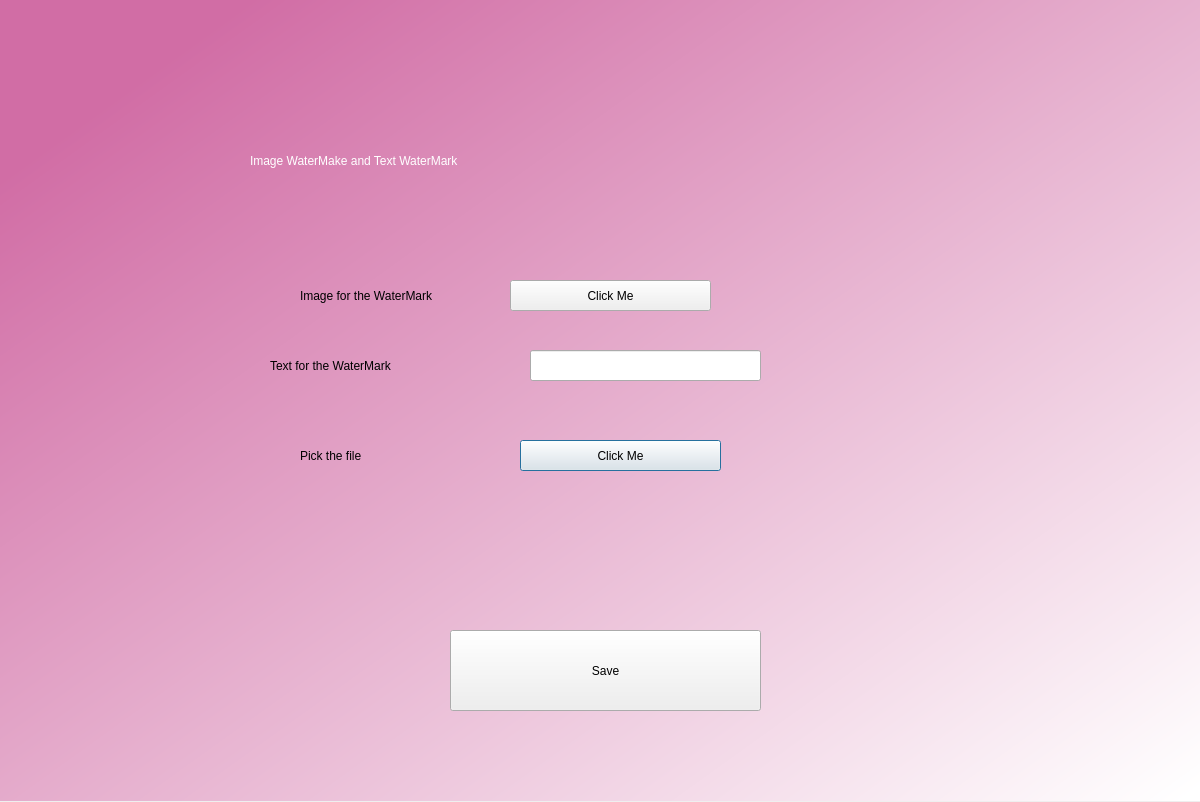
<?xml version="1.0" encoding="UTF-8"?>
<ui version="4.0">
 <class>Dialog</class>
 <widget class="QDialog" name="Dialog">
  <property name="geometry">
   <rect>
    <x>0</x>
    <y>0</y>
    <width>1200</width>
    <height>802</height>
   </rect>
  </property>
  <property name="windowTitle">
   <string>Dialog</string>
  </property>
  <widget class="QWidget" name="widget" native="true">
   <property name="geometry">
    <rect>
     <x>0</x>
     <y>0</y>
     <width>1200</width>
     <height>801</height>
    </rect>
   </property>
   <property name="autoFillBackground">
    <bool>false</bool>
   </property>
   <property name="styleSheet">
    <string notr="true">QWidget#widget{
background-color:qlineargradient(spread:pad, x1:0.077, y1:0.142045, x2:0.992248, y2:0.989, stop:0 rgba(209, 109, 165, 255), stop:1 rgba(255, 255, 255, 255));}</string>
   </property>
   <widget class="QLabel" name="label">
    <property name="geometry">
     <rect>
      <x>250</x>
      <y>130</y>
      <width>671</width>
      <height>61</height>
     </rect>
    </property>
    <property name="autoFillBackground">
     <bool>false</bool>
    </property>
    <property name="styleSheet">
     <string notr="true">font: 28pt &quot;MS Shell Dlg 2&quot;;
color: rgb(255, 255, 255);</string>
    </property>
    <property name="text">
     <string>Image WaterMake and Text WaterMark</string>
    </property>
   </widget>
   <widget class="QLabel" name="label_2">
    <property name="geometry">
     <rect>
      <x>300</x>
      <y>280</y>
      <width>181</width>
      <height>31</height>
     </rect>
    </property>
    <property name="styleSheet">
     <string notr="true">font: 75 11pt &quot;MS Shell Dlg 2&quot;;</string>
    </property>
    <property name="text">
     <string>Image for the WaterMark</string>
    </property>
   </widget>
   <widget class="QLabel" name="label_3">
    <property name="geometry">
     <rect>
      <x>300</x>
      <y>440</y>
      <width>161</width>
      <height>31</height>
     </rect>
    </property>
    <property name="styleSheet">
     <string notr="true">font: 75 15pt &quot;MS Shell Dlg 2&quot;;</string>
    </property>
    <property name="text">
     <string>Pick the file</string>
    </property>
   </widget>
   <widget class="QPushButton" name="pushButton_2">
    <property name="geometry">
     <rect>
      <x>520</x>
      <y>440</y>
      <width>201</width>
      <height>31</height>
     </rect>
    </property>
    <property name="styleSheet">
     <string notr="true">font: 75 14pt &quot;MS Shell Dlg 2&quot;;
border-border-radius:20px;</string>
    </property>
    <property name="text">
     <string>Click Me</string>
    </property>
   </widget>
   <widget class="QPushButton" name="pushButton_3">
    <property name="geometry">
     <rect>
      <x>450</x>
      <y>630</y>
      <width>311</width>
      <height>81</height>
     </rect>
    </property>
    <property name="styleSheet">
     <string notr="true">font: 75 34pt &quot;MS Shell Dlg 2&quot;;
border-border-radius:20px;</string>
    </property>
    <property name="text">
     <string>Save</string>
    </property>
   </widget>
   <widget class="QPushButton" name="pushButton">
    <property name="geometry">
     <rect>
      <x>510</x>
      <y>280</y>
      <width>201</width>
      <height>31</height>
     </rect>
    </property>
    <property name="styleSheet">
     <string notr="true">font: 75 14pt &quot;MS Shell Dlg 2&quot;;
border-border-radius:20px;</string>
    </property>
    <property name="text">
     <string>Click Me</string>
    </property>
   </widget>
   <widget class="QLabel" name="label_4">
    <property name="geometry">
     <rect>
      <x>270</x>
      <y>350</y>
      <width>161</width>
      <height>31</height>
     </rect>
    </property>
    <property name="styleSheet">
     <string notr="true">font: 75 11pt &quot;MS Shell Dlg 2&quot;;</string>
    </property>
    <property name="text">
     <string>Text for the WaterMark</string>
    </property>
   </widget>
   <widget class="QLineEdit" name="lineEdit">
    <property name="geometry">
     <rect>
      <x>530</x>
      <y>350</y>
      <width>231</width>
      <height>31</height>
     </rect>
    </property>
   </widget>
  </widget>
 </widget>
 <resources/>
 <connections/>
</ui>
